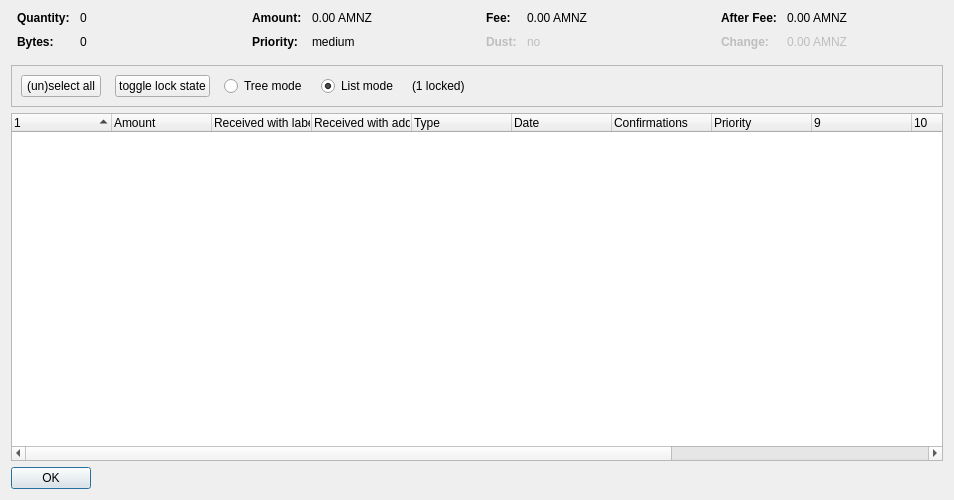
<?xml version="1.0" encoding="UTF-8"?>
<ui version="4.0">
 <class>CoinControlDialog</class>
 <widget class="QDialog" name="CoinControlDialog">
  <property name="geometry">
   <rect>
    <x>0</x>
    <y>0</y>
    <width>954</width>
    <height>500</height>
   </rect>
  </property>
  <property name="windowTitle">
   <string>Coin Selection</string>
  </property>
  <layout class="QVBoxLayout" name="verticalLayout">
   <item>
    <layout class="QHBoxLayout" name="horizontalLayoutTop" stretch="0,0,0,0">
     <property name="topMargin">
      <number>0</number>
     </property>
     <property name="bottomMargin">
      <number>10</number>
     </property>
     <item>
      <layout class="QFormLayout" name="formLayoutCoinControl1">
       <property name="horizontalSpacing">
        <number>10</number>
       </property>
       <property name="verticalSpacing">
        <number>10</number>
       </property>
       <property name="leftMargin">
        <number>6</number>
       </property>
       <property name="rightMargin">
        <number>6</number>
       </property>
       <item row="0" column="0">
        <widget class="QLabel" name="labelCoinControlQuantityText">
         <property name="font">
          <font>
           <weight>75</weight>
           <bold>true</bold>
          </font>
         </property>
         <property name="text">
          <string>Quantity:</string>
         </property>
        </widget>
       </item>
       <item row="0" column="1">
        <widget class="QLabel" name="labelCoinControlQuantity">
         <property name="cursor">
          <cursorShape>IBeamCursor</cursorShape>
         </property>
         <property name="contextMenuPolicy">
          <enum>Qt::ActionsContextMenu</enum>
         </property>
         <property name="text">
          <string notr="true">0</string>
         </property>
         <property name="textInteractionFlags">
          <set>Qt::LinksAccessibleByMouse|Qt::TextSelectableByKeyboard|Qt::TextSelectableByMouse</set>
         </property>
        </widget>
       </item>
       <item row="1" column="0">
        <widget class="QLabel" name="labelCoinControlBytesText">
         <property name="font">
          <font>
           <weight>75</weight>
           <bold>true</bold>
          </font>
         </property>
         <property name="text">
          <string>Bytes:</string>
         </property>
        </widget>
       </item>
       <item row="1" column="1">
        <widget class="QLabel" name="labelCoinControlBytes">
         <property name="cursor">
          <cursorShape>IBeamCursor</cursorShape>
         </property>
         <property name="contextMenuPolicy">
          <enum>Qt::ActionsContextMenu</enum>
         </property>
         <property name="text">
          <string notr="true">0</string>
         </property>
         <property name="textInteractionFlags">
          <set>Qt::LinksAccessibleByMouse|Qt::TextSelectableByKeyboard|Qt::TextSelectableByMouse</set>
         </property>
        </widget>
       </item>
      </layout>
     </item>
     <item>
      <layout class="QFormLayout" name="formLayoutCoinControl2">
       <property name="horizontalSpacing">
        <number>10</number>
       </property>
       <property name="verticalSpacing">
        <number>10</number>
       </property>
       <property name="leftMargin">
        <number>6</number>
       </property>
       <property name="rightMargin">
        <number>6</number>
       </property>
       <item row="0" column="0">
        <widget class="QLabel" name="labelCoinControlAmountText">
         <property name="font">
          <font>
           <weight>75</weight>
           <bold>true</bold>
          </font>
         </property>
         <property name="text">
          <string>Amount:</string>
         </property>
        </widget>
       </item>
       <item row="0" column="1">
        <widget class="QLabel" name="labelCoinControlAmount">
         <property name="cursor">
          <cursorShape>IBeamCursor</cursorShape>
         </property>
         <property name="contextMenuPolicy">
          <enum>Qt::ActionsContextMenu</enum>
         </property>
         <property name="text">
          <string notr="true">0.00 AMNZ</string>
         </property>
         <property name="textInteractionFlags">
          <set>Qt::LinksAccessibleByMouse|Qt::TextSelectableByKeyboard|Qt::TextSelectableByMouse</set>
         </property>
        </widget>
       </item>
       <item row="1" column="0">
        <widget class="QLabel" name="labelCoinControlPriorityText">
         <property name="font">
          <font>
           <weight>75</weight>
           <bold>true</bold>
          </font>
         </property>
         <property name="text">
          <string>Priority:</string>
         </property>
        </widget>
       </item>
       <item row="1" column="1">
        <widget class="QLabel" name="labelCoinControlPriority">
         <property name="cursor">
          <cursorShape>IBeamCursor</cursorShape>
         </property>
         <property name="contextMenuPolicy">
          <enum>Qt::ActionsContextMenu</enum>
         </property>
         <property name="text">
          <string>medium</string>
         </property>
         <property name="textInteractionFlags">
          <set>Qt::LinksAccessibleByMouse|Qt::TextSelectableByKeyboard|Qt::TextSelectableByMouse</set>
         </property>
        </widget>
       </item>
      </layout>
     </item>
     <item>
      <layout class="QFormLayout" name="formLayoutCoinControl3">
       <property name="horizontalSpacing">
        <number>10</number>
       </property>
       <property name="verticalSpacing">
        <number>10</number>
       </property>
       <property name="leftMargin">
        <number>6</number>
       </property>
       <property name="rightMargin">
        <number>6</number>
       </property>
       <item row="0" column="0">
        <widget class="QLabel" name="labelCoinControlFeeText">
         <property name="font">
          <font>
           <weight>75</weight>
           <bold>true</bold>
          </font>
         </property>
         <property name="text">
          <string>Fee:</string>
         </property>
        </widget>
       </item>
       <item row="0" column="1">
        <widget class="QLabel" name="labelCoinControlFee">
         <property name="cursor">
          <cursorShape>IBeamCursor</cursorShape>
         </property>
         <property name="contextMenuPolicy">
          <enum>Qt::ActionsContextMenu</enum>
         </property>
         <property name="text">
          <string notr="true">0.00 AMNZ</string>
         </property>
         <property name="textInteractionFlags">
          <set>Qt::LinksAccessibleByMouse|Qt::TextSelectableByKeyboard|Qt::TextSelectableByMouse</set>
         </property>
        </widget>
       </item>
       <item row="1" column="0">
        <widget class="QLabel" name="labelCoinControlLowOutputText">
         <property name="enabled">
          <bool>false</bool>
         </property>
         <property name="font">
          <font>
           <weight>75</weight>
           <bold>true</bold>
          </font>
         </property>
         <property name="text">
          <string>Dust:</string>
         </property>
        </widget>
       </item>
       <item row="1" column="1">
        <widget class="QLabel" name="labelCoinControlLowOutput">
         <property name="enabled">
          <bool>false</bool>
         </property>
         <property name="cursor">
          <cursorShape>IBeamCursor</cursorShape>
         </property>
         <property name="contextMenuPolicy">
          <enum>Qt::ActionsContextMenu</enum>
         </property>
         <property name="text">
          <string>no</string>
         </property>
         <property name="textInteractionFlags">
          <set>Qt::LinksAccessibleByMouse|Qt::TextSelectableByKeyboard|Qt::TextSelectableByMouse</set>
         </property>
        </widget>
       </item>
      </layout>
     </item>
     <item>
      <layout class="QFormLayout" name="formLayoutCoinControl4">
       <property name="horizontalSpacing">
        <number>10</number>
       </property>
       <property name="verticalSpacing">
        <number>10</number>
       </property>
       <property name="leftMargin">
        <number>6</number>
       </property>
       <property name="rightMargin">
        <number>6</number>
       </property>
       <item row="0" column="0">
        <widget class="QLabel" name="labelCoinControlAfterFeeText">
         <property name="font">
          <font>
           <weight>75</weight>
           <bold>true</bold>
          </font>
         </property>
         <property name="text">
          <string>After Fee:</string>
         </property>
        </widget>
       </item>
       <item row="0" column="1">
        <widget class="QLabel" name="labelCoinControlAfterFee">
         <property name="cursor">
          <cursorShape>IBeamCursor</cursorShape>
         </property>
         <property name="contextMenuPolicy">
          <enum>Qt::ActionsContextMenu</enum>
         </property>
         <property name="text">
          <string notr="true">0.00 AMNZ</string>
         </property>
         <property name="textInteractionFlags">
          <set>Qt::LinksAccessibleByMouse|Qt::TextSelectableByKeyboard|Qt::TextSelectableByMouse</set>
         </property>
        </widget>
       </item>
       <item row="1" column="0">
        <widget class="QLabel" name="labelCoinControlChangeText">
         <property name="enabled">
          <bool>false</bool>
         </property>
         <property name="font">
          <font>
           <weight>75</weight>
           <bold>true</bold>
          </font>
         </property>
         <property name="text">
          <string>Change:</string>
         </property>
        </widget>
       </item>
       <item row="1" column="1">
        <widget class="QLabel" name="labelCoinControlChange">
         <property name="enabled">
          <bool>false</bool>
         </property>
         <property name="cursor">
          <cursorShape>IBeamCursor</cursorShape>
         </property>
         <property name="contextMenuPolicy">
          <enum>Qt::ActionsContextMenu</enum>
         </property>
         <property name="text">
          <string notr="true">0.00 AMNZ</string>
         </property>
         <property name="textInteractionFlags">
          <set>Qt::LinksAccessibleByMouse|Qt::TextSelectableByKeyboard|Qt::TextSelectableByMouse</set>
         </property>
        </widget>
       </item>
      </layout>
     </item>
    </layout>
   </item>
   <item>
    <widget class="QFrame" name="frame">
     <property name="minimumSize">
      <size>
       <width>0</width>
       <height>40</height>
      </size>
     </property>
     <property name="frameShape">
      <enum>QFrame::StyledPanel</enum>
     </property>
     <property name="frameShadow">
      <enum>QFrame::Sunken</enum>
     </property>
     <layout class="QHBoxLayout" name="horizontalLayout">
      <item>
       <layout class="QHBoxLayout" name="horizontalLayoutPanel" stretch="0,0,0,0,0,0">
        <property name="spacing">
         <number>14</number>
        </property>
        <item>
         <widget class="QPushButton" name="pushButtonSelectAll">
          <property name="sizePolicy">
           <sizepolicy hsizetype="Maximum" vsizetype="Fixed">
            <horstretch>0</horstretch>
            <verstretch>0</verstretch>
           </sizepolicy>
          </property>
          <property name="text">
           <string>(un)select all</string>
          </property>
          <property name="autoDefault">
           <bool>false</bool>
          </property>
         </widget>
        </item>
        <item>
         <widget class="QPushButton" name="pushButtonToggleLock">
          <property name="sizePolicy">
           <sizepolicy hsizetype="Maximum" vsizetype="Fixed">
            <horstretch>0</horstretch>
            <verstretch>0</verstretch>
           </sizepolicy>
          </property>
          <property name="text">
           <string>toggle lock state</string>
          </property>
          <property name="autoDefault">
           <bool>false</bool>
          </property>
         </widget>
        </item>
        <item>
         <widget class="QRadioButton" name="radioTreeMode">
          <property name="sizePolicy">
           <sizepolicy hsizetype="Maximum" vsizetype="Fixed">
            <horstretch>0</horstretch>
            <verstretch>0</verstretch>
           </sizepolicy>
          </property>
          <property name="text">
           <string>Tree mode</string>
          </property>
         </widget>
        </item>
        <item>
         <widget class="QRadioButton" name="radioListMode">
          <property name="sizePolicy">
           <sizepolicy hsizetype="Maximum" vsizetype="Fixed">
            <horstretch>0</horstretch>
            <verstretch>0</verstretch>
           </sizepolicy>
          </property>
          <property name="text">
           <string>List mode</string>
          </property>
          <property name="checked">
           <bool>true</bool>
          </property>
         </widget>
        </item>
        <item>
         <widget class="QLabel" name="labelLocked">
          <property name="text">
           <string>(1 locked)</string>
          </property>
         </widget>
        </item>
        <item>
         <spacer name="horizontalSpacer">
          <property name="orientation">
           <enum>Qt::Horizontal</enum>
          </property>
          <property name="sizeHint" stdset="0">
           <size>
            <width>40</width>
            <height>20</height>
           </size>
          </property>
         </spacer>
        </item>
       </layout>
      </item>
     </layout>
    </widget>
   </item>
   <item>
    <widget class="CoinControlTreeWidget" name="treeWidget">
     <property name="contextMenuPolicy">
      <enum>Qt::CustomContextMenu</enum>
     </property>
     <property name="sortingEnabled">
      <bool>false</bool>
     </property>
     <property name="columnCount">
      <number>13</number>
     </property>
     <attribute name="headerShowSortIndicator" stdset="0">
      <bool>true</bool>
     </attribute>
     <attribute name="headerStretchLastSection">
      <bool>false</bool>
     </attribute>
     <column>
      <property name="text">
       <string/>
      </property>
     </column>
     <column>
      <property name="text">
       <string>Amount</string>
      </property>
     </column>
     <column>
      <property name="text">
       <string>Received with label</string>
      </property>
     </column>
     <column>
      <property name="text">
       <string>Received with address</string>
      </property>
     </column>
     <column>
      <property name="text">
	<string>Type</string>
      </property>
     </column>
     <column>
      <property name="text">	 
       <string>Date</string>
      </property>
     </column>
     <column>
      <property name="text">
       <string>Confirmations</string>
      </property>
      <property name="toolTip">
       <string>Confirmed</string>
      </property>
     </column>
     <column>
      <property name="text">
       <string>Priority</string>
      </property>
     </column>
     <column>
      <property name="text">
       <string/>
      </property>
     </column>
     <column>
      <property name="text">
       <string/>
      </property>
     </column>
     <column>
      <property name="text">
       <string/>
      </property>
     </column>
     <column>
      <property name="text">
       <string/>
      </property>
     </column>
     <column>
      <property name="text">
       <string/>
      </property>
     </column>
    </widget>
   </item>
   <item>
    <widget class="QDialogButtonBox" name="buttonBox">
     <property name="sizePolicy">
      <sizepolicy hsizetype="Maximum" vsizetype="Fixed">
       <horstretch>0</horstretch>
       <verstretch>0</verstretch>
      </sizepolicy>
     </property>
     <property name="orientation">
      <enum>Qt::Horizontal</enum>
     </property>
     <property name="standardButtons">
      <set>QDialogButtonBox::Ok</set>
     </property>
    </widget>
   </item>
  </layout>
 </widget>
 <customwidgets>
  <customwidget>
   <class>CoinControlTreeWidget</class>
   <extends>QTreeWidget</extends>
   <header>coincontroltreewidget.h</header>
  </customwidget>
 </customwidgets>
 <resources/>
 <connections/>
</ui>
